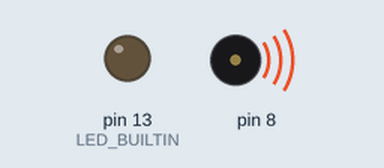
A sketch run on a simulated Arduino Uno, built with avr-gcc and run on an emulated ATmega328P. On the bench: output pins drawn as LEDs (lit = HIGH), buzzer (waves = sounding).

Above: at 1.0 s.
At 90.9 s:
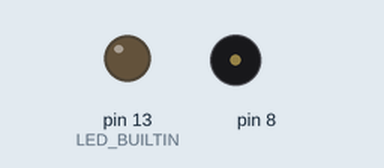
Timing chart, 0 to 92.4 s (numbered marks = the images above):
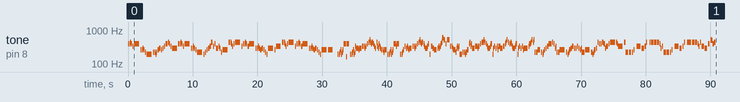

The sketch:

arduinoMusic.ino
```cpp
#include "pitches.h"

//欢乐斗地主
//定义音高低
short melody[] = {
  NOTE_G4, NOTE_G4, NOTE_A4, NOTE_G4, NOTE_E4, NOTE_G4, NOTE_C4, NOTE_C4, NOTE_D4, NOTE_C4, NOTE_A3, NOTE_G3, NOTE_A3, NOTE_A3, NOTE_G3, NOTE_A3, NOTE_C4, NOTE_D4, NOTE_C4, NOTE_D4, NOTE_E4, NOTE_G4, NOTE_A4, NOTE_G4, NOTE_E4, NOTE_D4, NOTE_G4, NOTE_G4, NOTE_A4, NOTE_G4, NOTE_E4, NOTE_G4, NOTE_D4, NOTE_D4, NOTE_E4, NOTE_D4, NOTE_C4, NOTE_A3, NOTE_G3, NOTE_A3, NOTE_C4, NOTE_D4, NOTE_E4, NOTE_A4, NOTE_E4, NOTE_G4, NOTE_D4, NOTE_E4, NOTE_D4, NOTE_A3, NOTE_C4, NOTE_A4, NOTE_A4, NOTE_G4, NOTE_E4, NOTE_G4, NOTE_A4, NOTE_E4, NOTE_G4, NOTE_G4, NOTE_A4, NOTE_G4, NOTE_E4, NOTE_G4, NOTE_D4, NOTE_D4, NOTE_E4, NOTE_D4, NOTE_C4, NOTE_D4, NOTE_C4, NOTE_A3, NOTE_G3, NOTE_D4, NOTE_C4, NOTE_E4, NOTE_A4, NOTE_A4, NOTE_G4, NOTE_E4, NOTE_G4, NOTE_A4, NOTE_E4, NOTE_G4, NOTE_G4, NOTE_A4, NOTE_G4, NOTE_E4, NOTE_G4, NOTE_D4, NOTE_D4, NOTE_E4, NOTE_D4, NOTE_C4, NOTE_D4, NOTE_C4, NOTE_A3, NOTE_G3, NOTE_C4, NOTE_C4, 0, NOTE_G3, NOTE_G3, NOTE_A3, NOTE_C4, NOTE_G3, NOTE_A3, NOTE_C4, NOTE_G4, NOTE_G4, NOTE_G4, NOTE_E3, NOTE_G4, NOTE_G3, NOTE_G3, NOTE_A3, NOTE_C4, NOTE_G3, NOTE_A3, NOTE_E4, NOTE_D4, NOTE_D4, NOTE_D4, NOTE_C4, NOTE_D4, NOTE_E4, NOTE_E4, NOTE_D4, NOTE_E4, NOTE_G4, NOTE_A4, NOTE_C5, NOTE_A4, NOTE_G4, NOTE_A4, NOTE_G4, NOTE_E4, NOTE_D4, NOTE_A4, NOTE_E4, NOTE_D4, NOTE_G4, NOTE_E4, NOTE_D4, NOTE_C4, NOTE_C4, NOTE_A3, NOTE_C4, NOTE_G3, NOTE_G3, NOTE_A3, NOTE_C4, NOTE_G3, NOTE_A3, NOTE_C4, NOTE_G4, NOTE_G4, NOTE_G4, NOTE_E4, NOTE_G4, NOTE_G3, NOTE_G3, NOTE_A3, NOTE_C4, NOTE_E4, NOTE_D4, NOTE_E4, NOTE_D4, NOTE_C4, NOTE_D4, NOTE_E4, NOTE_E4, NOTE_D4, NOTE_E4, NOTE_G4, NOTE_A4, NOTE_C5, NOTE_A4, NOTE_G4, NOTE_A4, NOTE_G4, NOTE_E4, NOTE_D4, NOTE_D4, NOTE_D4, NOTE_E4, NOTE_G4, NOTE_G3, NOTE_E4, NOTE_D4, NOTE_C4, NOTE_D4, NOTE_E4, NOTE_D4, NOTE_E4, NOTE_G4, NOTE_A4, NOTE_D5, NOTE_C5, NOTE_G4, NOTE_C5, NOTE_E4, NOTE_E4, NOTE_D4, NOTE_C4, NOTE_C4, NOTE_A3, NOTE_D4, NOTE_E4, NOTE_D4, NOTE_E4, NOTE_G3, NOTE_A3, NOTE_A3, NOTE_G3, NOTE_A3, NOTE_C4, NOTE_G4, NOTE_A4, NOTE_E4, NOTE_G4, NOTE_D4, NOTE_E4, NOTE_E4, NOTE_D4, NOTE_E4, NOTE_G4, NOTE_A4, NOTE_A4, NOTE_A4, NOTE_C5, NOTE_A4, NOTE_G4, NOTE_E4, NOTE_D4, NOTE_D4, NOTE_E4, NOTE_G4, NOTE_G3, NOTE_D4, NOTE_E4, NOTE_D4, NOTE_E4, NOTE_C4, NOTE_E4, NOTE_E4, NOTE_D4, NOTE_E4, NOTE_G4, NOTE_A4, NOTE_C5, NOTE_A4, NOTE_G4, NOTE_A4, NOTE_G4, NOTE_E4, NOTE_D4, NOTE_D4, NOTE_E4, NOTE_G4, NOTE_G3, NOTE_D4, NOTE_E4, NOTE_D4, NOTE_E4, NOTE_C4, NOTE_D4, NOTE_D4, NOTE_D4, NOTE_E4, NOTE_G4, NOTE_G4, NOTE_A4, NOTE_C5, NOTE_A4, NOTE_C5, NOTE_A3, NOTE_A3, NOTE_C4, NOTE_A3, NOTE_G3, NOTE_A3, NOTE_C4, NOTE_D4, NOTE_E4, NOTE_G4, NOTE_G4, NOTE_A4, NOTE_G4, NOTE_D4, NOTE_E4, NOTE_A3, NOTE_A3, NOTE_C4, NOTE_A3, NOTE_G3, NOTE_A3, NOTE_C4, NOTE_D4, NOTE_E4, NOTE_D4, NOTE_D4, NOTE_E4, NOTE_D4, NOTE_C4, NOTE_D4, NOTE_A3, NOTE_A3, NOTE_C4, NOTE_A3, NOTE_G3, NOTE_A3, NOTE_C4, NOTE_D4, NOTE_A4, NOTE_G4, NOTE_G4, NOTE_A4, NOTE_G4, NOTE_D4, NOTE_E4, NOTE_E4, NOTE_G4, NOTE_A4, NOTE_A4, NOTE_G4, NOTE_E4, NOTE_A4, NOTE_A3, NOTE_A3, NOTE_G3, NOTE_A3, NOTE_C4, 0, 0, NOTE_E4, NOTE_E4, NOTE_D4, NOTE_E4, NOTE_A4, 0, 0, NOTE_A4, NOTE_A4, NOTE_A4, NOTE_A4, NOTE_G4, NOTE_D4, NOTE_E4, NOTE_A3, NOTE_A3, NOTE_G3, NOTE_A3, NOTE_C4, 0, 0, NOTE_E4, NOTE_E4, NOTE_D4, NOTE_E4, NOTE_A4, 0, 0, NOTE_A4, NOTE_A4, NOTE_A4, NOTE_A4, NOTE_G4, NOTE_E4, NOTE_A4, NOTE_E4, NOTE_D4, NOTE_E4, NOTE_G4, NOTE_C5, NOTE_B4, NOTE_G4, NOTE_A4
};

//定义音长，8表示8分音符
byte noteDurations[] = {
  8, 16, 16, 8, 8, 2, 8, 16, 16, 8, 8, 2, 8, 16, 16, 8, 8, 8, 8, 8, 8, 16 / 3, 16, 8, 8, 2, 8, 16, 16, 8, 8, 2, 8, 16, 16, 8, 8, 2, 8, 8, 8, 8, 8, 8, 8, 8, 16 / 3, 16, 8, 8, 2, 8, 16, 16, 8, 8, 8 / 3, 8, 8, 16, 16, 8, 8, 2, 8, 16, 16, 8, 8, 8, 8, 8, 8, 8 / 3, 8, 2, 8, 16, 16, 8, 8, 8 / 3, 8, 8, 16, 16, 8, 8, 2, 8, 16, 16, 8, 8, 8, 8, 8, 8, 8 / 3, 8 / 3, 4, 8, 16, 16, 16, 16, 16, 16, 16, 16, 16, 16, 4, 8, 16, 16, 16, 16, 16, 16, 16, 16, 16, 16, 4, 8, 16, 16, 8, 8, 16, 16, 16, 16, 8, 16, 16, 8, 16, 16, 16, 16, 16, 16, 8, 16, 16, 4, 8, 16, 16, 16, 16, 16, 16, 16, 16, 16, 16, 4, 8, 16, 16, 8, 8, 16, 16, 16, 16, 4, 8, 16, 16, 8, 8, 16, 16, 16, 16, 8, 16, 16, 16, 16, 16, 16, 8, 8, 8, 8, 4, 32 / 3, 32, 16, 16, 16, 16, 8, 8, 8, 4, 8, 16, 16, 8, 16, 16, 16, 16, 16, 16, 4, 8, 16, 16, 8, 8, 16, 16, 16, 16, 4, 8, 16, 16, 8, 8, 16, 16, 16, 16, 8, 16, 16, 8, 16, 16, 8, 16, 16, 8, 8, 16, 16, 16, 16, 4, 8, 16, 16, 8, 8, 16, 16, 16, 16, 8, 16, 16, 8, 16, 16, 8, 8, 16, 16, 16, 16, 4, 16, 16, 16, 16, 8, 16, 16, 8, 8, 4, 8, 16, 16, 8, 8, 8, 8, 8, 8, 8, 16, 16, 8, 8, 2, 8, 16, 16, 8, 8, 8, 8, 8, 8, 8, 16, 16, 8, 8, 2, 8, 16, 16, 8, 8, 8, 8, 8, 8, 8, 16, 16, 8, 8, 8 / 3, 16, 16, 8 / 3, 8, 4, 4, 1 / 2, 8, 16, 16, 8, 8, 4, 4, 8, 16, 16, 8, 8, 4, 4, 16 / 3, 16, 8, 8, 4, 4, 1 / 2, 8, 16, 16, 8, 8, 4, 4, 8, 16, 16, 8, 8, 4, 4, 16 / 3, 16, 8, 8, 4, 4, 1 / 2, 16 / 3, 16, 8, 8, 8, 4, 8, 1 / 2
};


int itoneLen;

void setup() {
  itoneLen = sizeof(melody) / sizeof(melody[0]);
  pinMode(LED_BUILTIN, OUTPUT);
  for (int thisNote = 0; thisNote < itoneLen; thisNote++) {


    int noteDuration = 1.5 * 1000 / noteDurations[thisNote]; // 全音符音长1.5*1000ms，四分音符则除以4

    tone(8, melody[thisNote], noteDuration);  //使用8号引脚

    int pauseBetweenNotes = noteDuration * 1.30;   //响完一个音后的停顿时间
    delay(pauseBetweenNotes);
    noTone(8);

  }
}

void loop() {
  // no need to repeat the melody.
}
```

pitches.h
```cpp
/*************************************************
 * Public Constants
 *************************************************/

#define NOTE_B0  31
#define NOTE_C1  33
#define NOTE_CS1 35
#define NOTE_D1  37
#define NOTE_DS1 39
#define NOTE_E1  41
#define NOTE_F1  44
#define NOTE_FS1 46
#define NOTE_G1  49
#define NOTE_GS1 52
#define NOTE_A1  55
#define NOTE_AS1 58
#define NOTE_B1  62
#define NOTE_C2  65
#define NOTE_CS2 69
#define NOTE_D2  73
#define NOTE_DS2 78
#define NOTE_E2  82
#define NOTE_F2  87
#define NOTE_FS2 93
#define NOTE_G2  98
#define NOTE_GS2 104
#define NOTE_A2  110
#define NOTE_AS2 117
#define NOTE_B2  123
#define NOTE_C3  131
#define NOTE_CS3 139
#define NOTE_D3  147
#define NOTE_DS3 156
#define NOTE_E3  165
#define NOTE_F3  175
#define NOTE_FS3 185
#define NOTE_G3  196
#define NOTE_GS3 208
#define NOTE_A3  220
#define NOTE_AS3 233
#define NOTE_B3  247
#define NOTE_C4  262
#define NOTE_CS4 277
#define NOTE_D4  294
#define NOTE_DS4 311
#define NOTE_E4  330
#define NOTE_F4  349
#define NOTE_FS4 370
#define NOTE_G4  392
#define NOTE_GS4 415
#define NOTE_A4  440
#define NOTE_AS4 466
#define NOTE_B4  494
#define NOTE_C5  523
#define NOTE_CS5 554
#define NOTE_D5  587
#define NOTE_DS5 622
#define NOTE_E5  659
#define NOTE_F5  698
#define NOTE_FS5 740
#define NOTE_G5  784
#define NOTE_GS5 831
#define NOTE_A5  880
#define NOTE_AS5 932
#define NOTE_B5  988
#define NOTE_C6  1047
#define NOTE_CS6 1109
#define NOTE_D6  1175
#define NOTE_DS6 1245
#define NOTE_E6  1319
#define NOTE_F6  1397
#define NOTE_FS6 1480
#define NOTE_G6  1568
#define NOTE_GS6 1661
#define NOTE_A6  1760
#define NOTE_AS6 1865
#define NOTE_B6  1976
#define NOTE_C7  2093
#define NOTE_CS7 2217
#define NOTE_D7  2349
#define NOTE_DS7 2489
#define NOTE_E7  2637
#define NOTE_F7  2794
#define NOTE_FS7 2960
#define NOTE_G7  3136
#define NOTE_GS7 3322
#define NOTE_A7  3520
#define NOTE_AS7 3729
#define NOTE_B7  3951
#define NOTE_C8  4186
#define NOTE_CS8 4435
#define NOTE_D8  4699
#define NOTE_DS8 4978
```
